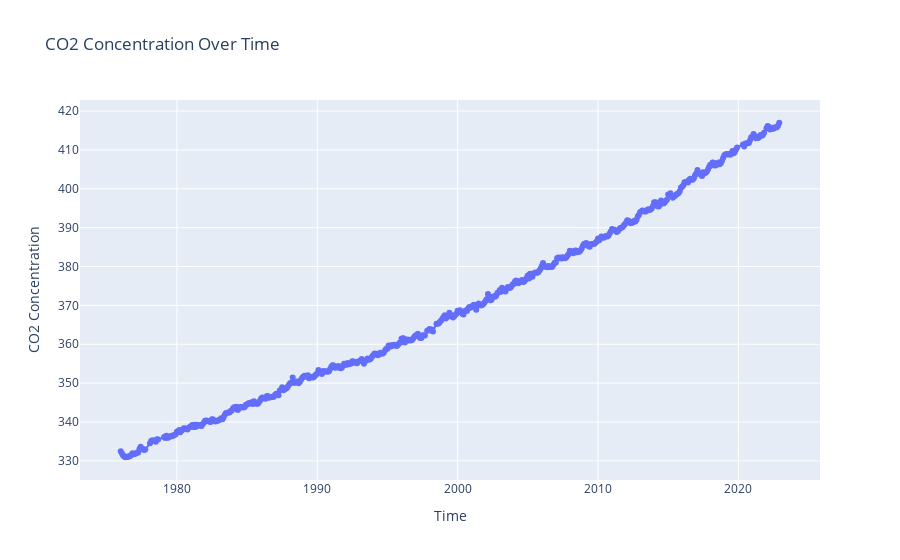

Source (notebook cell):
### Code cell
from plotly.subplots import make_subplots

fig = make_subplots(rows=1, cols=2)

fig = px.line(df, x='datetime', y='value', labels={'datetime': 'Time', 'value': 'CO2 Concentration'},
              title='CO2 Concentration Over Time')

fig.update_traces(mode='lines+markers', hovertemplate='%{y:.2f} ppm<br>%{x}', line=dict(width=2))

fig.show()

### Figure 1 — Plotly figure (JSON) as saved in the notebook; plotly's stock layout.template omitted (floating-point values rounded to 4 significant figures; data arrays with more than 128 entries replaced by an {"elided": "..."} marker saying what was removed)
{"data": [{"hovertemplate": "%{y:.2f} ppm<br>%{x}", "legendgroup": "", "line": {"color": "#636efa", "dash": "solid", "width": 2}, "marker": {"symbol": "circle"}, "mode": "lines+markers", "name": "", "orientation": "v", "showlegend": false, "type": "scatter", "x": {"elided": "545 str values"}, "xaxis": "x", "y": {"elided": "545 float values"}, "yaxis": "y"}], "layout": {"legend": {"tracegroupgap": 0}, "title": {"text": "CO2 Concentration Over Time"}, "xaxis": {"anchor": "y", "domain": [0, 1], "title": {"text": "Time"}}, "yaxis": {"anchor": "x", "domain": [0, 1], "title": {"text": "CO2 Concentration"}}}}
